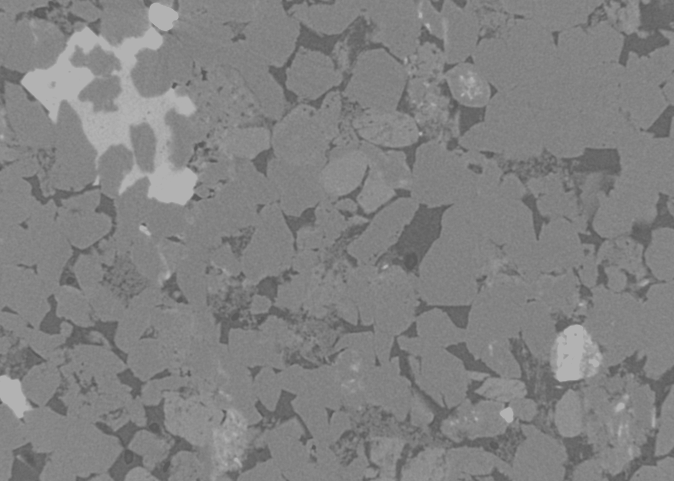
#> input picture inpdata/images/sandstone_low_contrast.tif, 674 x 481 px
$ jupyter execute 007_histogram_equalization.ipynb
#> lines starting #> are read from the running program, lines starting #| are printed output that depends on the picture
# Histogram equalization
Histogram equalization enhances the contrast of an image by spreading the pixel histogram values

We will take a look at "Contrast Limited Adaptive Histogram Equalization (CLAHE)":
- Adaptive histogram equalization divides image into small blocks (8x8 tiles default in opencv)
- Each block is histogram equalized
- To minimize noise amplification, contrast limiting is applied (default 40 in opencv)

[cell 1]
import cv2
import matplotlib.pyplot as plt

from skimage import io

[cell 2]
img = cv2.imread("../inpdata/images/sandstone_low_contrast.tif", 1)
#> img is the input picture: shape (481, 674, 3); min 90, max 178, mean 129.9
img.shape
#> Out = (481, 674, 3)

[cell 3]
# now we will convert rgb to lab. this will give us luminance channel over which we will perform equalization
lab_img = cv2.cvtColor(img, cv2.COLOR_BGR2LAB)
#> lab_img: shape (481, 674, 3); mean of channels 0, 1, 2 138.7, 128, 128

[cell 4]
l, a, b = cv2.split(lab_img)
#> a: shape (481, 674); every value is 128

[cell 5]
# histogram equalization over luminance channel
equ = cv2.equalizeHist(l)
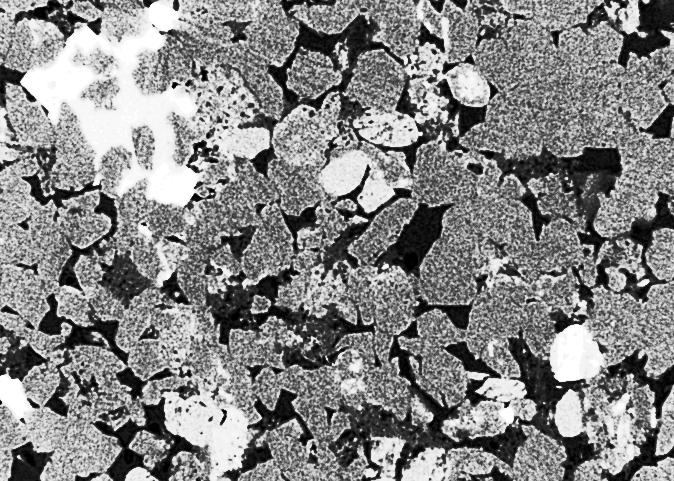
#> equ: shape (481, 674); min 0, max 255, mean 132.8

[cell 6]
upd_lab_img = cv2.merge((equ, a, b))
#> upd_lab_img: shape (481, 674, 3); mean of channels 0, 1, 2 132.8, 128, 128
eq_img = cv2.cvtColor(upd_lab_img, cv2.COLOR_LAB2RGB)

[cell 7]
# clahe
clahe = cv2.createCLAHE(clipLimit=3.0, tileGridSize=(8, 8))
clahe_img = clahe.apply(l)
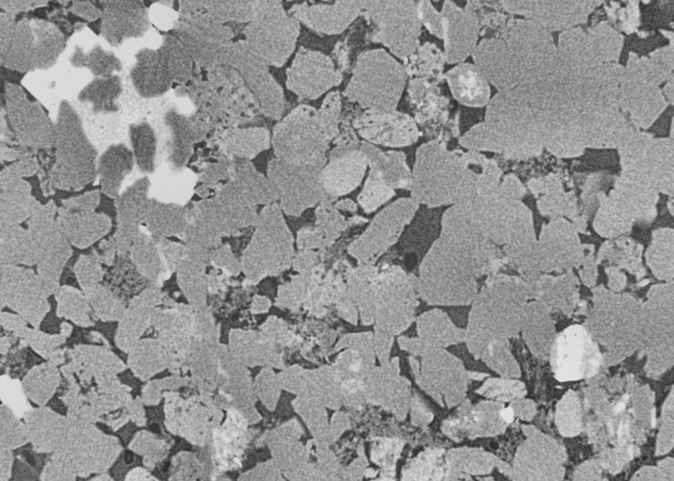
#> clahe_img: shape (481, 674); min 46, max 226, mean 146
upd_lab_img2 = cv2.merge((clahe_img, a ,b))
#> upd_lab_img2: shape (481, 674, 3); mean of channels 0, 1, 2 146, 128, 128
eq_img2 = cv2.cvtColor(upd_lab_img2, cv2.COLOR_LAB2RGB)

[cell 8]
fig, axs = plt.subplots(ncols=3, figsize=(15, 6))
axs.flatten()[0].hist(l.flat, bins=256, range=(0, 255))
axs.flatten()[0].title.set_text("Original L-channel")

axs.flatten()[1].hist(equ.flat, bins=256, range=(0, 255))
axs.flatten()[1].title.set_text("Hist equalizer")


axs.flatten()[2].hist(clahe_img.flat, bins=256, range=(0, 255))
axs.flatten()[2].title.set_text("CLAHE equalizer")
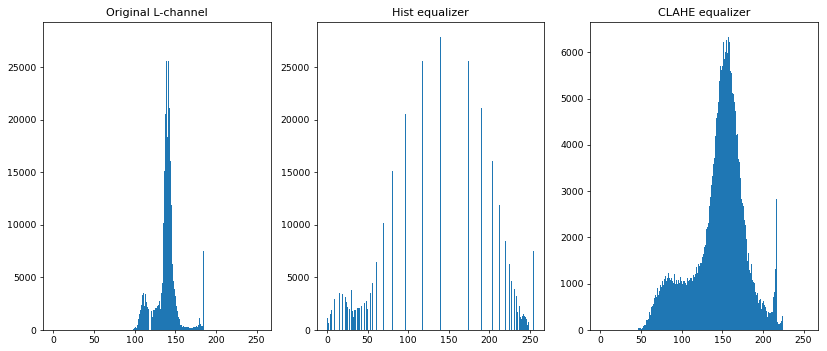
#> figure drawn by matplotlib, 3 panels; panel 1: tallest bar 27932 high, from x = 139.5 to 140.4; panel 2: tallest bar 27932 high, from x = 139.5 to 140.4; panel 3: tallest bar 6337 high, from x = 157.4 to 158.4

[cell 9]
fig, axs = plt.subplots(ncols=3, figsize=(15, 6))
axs.flatten()[0].imshow(img)
axs.flatten()[0].title.set_text("Original image")

axs.flatten()[1].imshow(eq_img)
axs.flatten()[1].title.set_text("Hist equalized image")


axs.flatten()[2].imshow(eq_img2)
axs.flatten()[2].title.set_text("CLAHE equalized image")
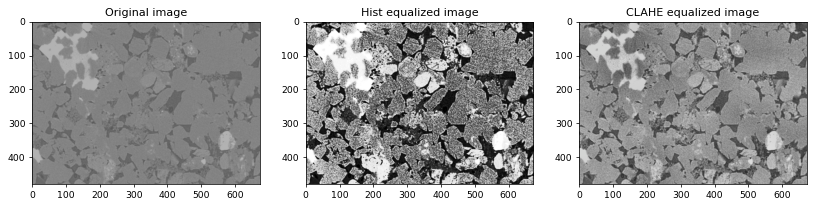
#> figure drawn by matplotlib, 3 panels
